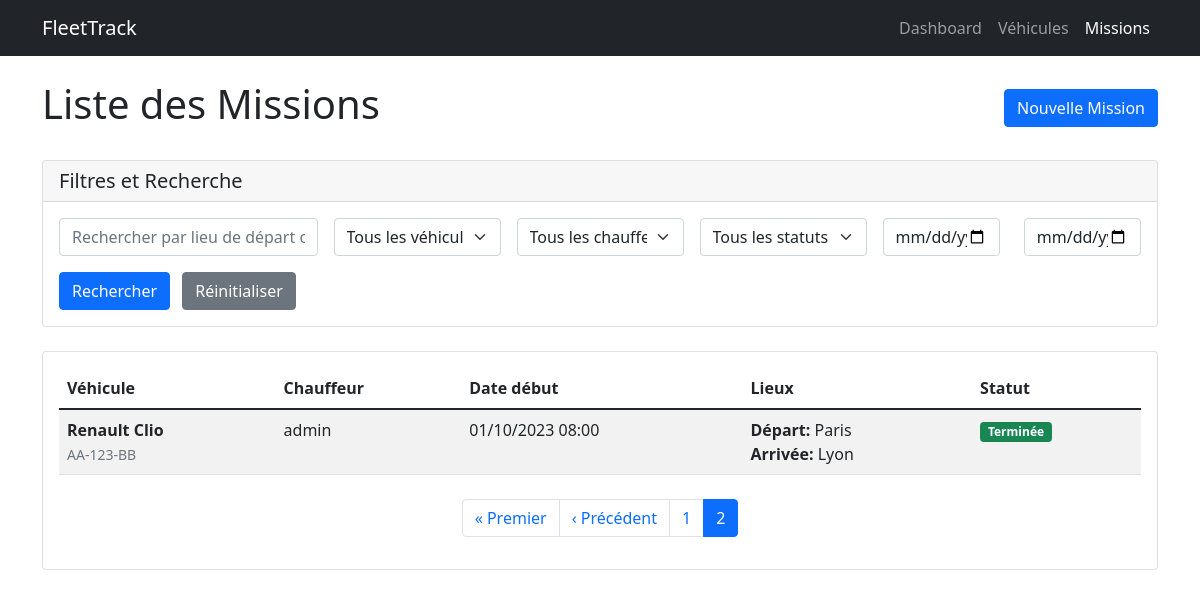
Screenshot of /fleet/missions/?page=2 with the database file from the repository.
### fleet_track/models.py (models this page shows, shortened)
class Mission(models.Model):
    vehicule = models.ForeignKey(Vehicule, on_delete=models.CASCADE)
    chauffeur = models.ForeignKey(Chauffeur, on_delete=models.CASCADE)
    date_debut = models.DateTimeField()
    date_fin = models.DateTimeField(null=True, blank=True)
    lieu_depart = models.CharField(max_length=200)
    lieu_arrivee = models.CharField(max_length=200)
    statut = models.CharField(max_length=20, choices=[
        ('planifiee', 'Planifiée'),
        ('en_cours', 'En cours'),
        ('terminee', 'Terminée'),
        ('annulee', 'Annulée')
    ], default='planifiee')

class Vehicule(models.Model):
    marque = models.CharField(max_length=50)
    modele = models.CharField(max_length=50)
    immatriculation = models.CharField(max_length=20, unique=True)
    date_mise_en_service = models.DateField()
    kilometrage_actuel = models.IntegerField(default=0)
    carburant_type = models.CharField(max_length=20, choices=[
        ('essence', 'Essence'),
        ('diesel', 'Diesel'),
        ('electrique', 'Électrique')
    ])
    statut = models.CharField(max_length=20, choices=[
        ('disponible', 'Disponible'),
        ('en_mission', 'En mission'),
        ('maintenance', 'En maintenance')
    ], default='disponible')
    def __str__(self):
        return f"{self.marque} {self.modele} - {self.immatriculation}"
    marque = models.CharField(max_length=50)
    modele = models.CharField(max_length=50)
    immatriculation = models.CharField(max_length=20, unique=True)
    date_mise_en_service = models.DateField()
    kilometrage_actuel = models.IntegerField(default=0)
    carburant_type = models.CharField(max_length=20, choices=[
        ('essence', 'Essence'),
        ('diesel', 'Diesel'),
        ('electrique', 'Électrique')
    ])
    statut = models.CharField(max_length=20, choices=[
        ('disponible', 'Disponible'),
        ('en_mission', 'En mission'),
        ('maintenance', 'En maintenance')
    ], default='disponible')

class Chauffeur(models.Model):
    user = models.OneToOneField(User, on_delete=models.CASCADE)
    date_embauche = models.DateField()
    permis_numero = models.CharField(max_length=50)
    telephone = models.CharField(max_length=20)
    def __str__(self):
        return f"{self.user.first_name} {self.user.last_name}"

### fleet_track/views.py (the view, shortened to what this page needs)
# urls.py: path('missions/', views.mission_list, name='mission_list'),
def mission_list(request):
    missions = Mission.objects.all().order_by('-date_debut')
    search_form = MissionSearchForm(request.GET)
    if search_form.is_valid():
        search = search_form.cleaned_data.get('search')
        vehicule = search_form.cleaned_data.get('vehicule')
        chauffeur = search_form.cleaned_data.get('chauffeur')
        statut = search_form.cleaned_data.get('statut')
        date_debut_min = search_form.cleaned_data.get('date_debut_min')
        date_debut_max = search_form.cleaned_data.get('date_debut_max')
        if search:
            missions = missions.filter(
                Q(lieu_depart__icontains=search) |
                Q(lieu_arrivee__icontains=search)
            )
        if vehicule:
            missions = missions.filter(vehicule=vehicule)
        if chauffeur:
            missions = missions.filter(chauffeur=chauffeur)
        if statut:
            missions = missions.filter(statut=statut)
        if date_debut_min:
            missions = missions.filter(date_debut__gte=date_debut_min)
        if date_debut_max:
            missions = missions.filter(date_debut__lte=date_debut_max)
    paginator = Paginator(missions, 5)
    page_number = request.GET.get("page")
    page_obj = paginator.get_page(page_number)
    return render(request, 'mission/list.html', {
        'missions': page_obj,
        'page_obj': page_obj,
        'paginator': paginator,
        'search_form': search_form,
    })

### fleet_track/templates/mission/list.html (shortened to what this page needs)
<!DOCTYPE html>
<html>
<head>
    <link href="https://cdn.jsdelivr.net/npm/bootstrap@5.1.3/dist/css/bootstrap.min.css" rel="stylesheet">
</head>
<body>
    <nav class="navbar navbar-expand-lg navbar-dark bg-dark">
        <div class="container">
            <a class="navbar-brand" href="/fleet/">FleetTrack</a>
            <div class="navbar-nav">
                <a class="nav-link" href="/fleet/">Dashboard</a>
                <a class="nav-link" href="/fleet/vehicules/">Véhicules</a>
                <a class="nav-link active" href="/fleet/missions/">Missions</a>
            </div>
        </div>
    </nav>
    <div class="container mt-4">
        <div class="d-flex justify-content-between align-items-center mb-4">
            <h1>Liste des Missions</h1>
            <a href="/fleet/missions/ajouter/" class="btn btn-primary">Nouvelle Mission</a>
        </div>
        <div class="card mb-4">
            <div class="card-header">
                <h5 class="mb-0">Filtres et Recherche</h5>
            </div>
            <div class="card-body">
                <form method="get" class="row g-3">
                    <div class="col-md-3">
                        {{ search_form.search }}
                    </div>
                    <div class="col-md-2">
                        {{ search_form.vehicule }}
                    </div>
                    <div class="col-md-2">
                        {{ search_form.chauffeur }}
                    </div>
                    <div class="col-md-2">
                        {{ search_form.statut }}
                    </div>
                    <div class="col-md-3">
                        <div class="row">
                            <div class="col-6">
                                {{ search_form.date_debut_min }}
                            </div>
                            <div class="col-6">
                                {{ search_form.date_debut_max }}
                            </div>
                        </div>
                    </div>
                    <div class="col-12">
                        <button type="submit" class="btn btn-primary me-2">Rechercher</button>
                        <a href="/fleet/missions/" class="btn btn-secondary">Réinitialiser</a>
                    </div>
                </form>
            </div>
        </div>
        <div class="card">
            <div class="card-body">
                {% if missions %}
                <table class="table table-striped">
                    <thead>
                        <tr>
                            <th>Véhicule</th>
                            <th>Chauffeur</th>
                            <th>Date début</th>
                            <th>Lieux</th>
                            <th>Statut</th>
                        </tr>
                    </thead>
                    <tbody>
                        {% for mission in missions %}
                        <tr>
                            <td>
                                <strong>{{ mission.vehicule.marque }} {{ mission.vehicule.modele }}</strong><br>
                                <small class="text-muted">{{ mission.vehicule.immatriculation }}</small>
                            </td>
                            <td>
                                {% if mission.chauffeur.user.get_full_name %}
                                    {{ mission.chauffeur.user.get_full_name }}
                                {% else %}
                                    {{ mission.chauffeur.user.username }}
                                {% endif %}
                            </td>
                            <td>{{ mission.date_debut|date:"d/m/Y H:i" }}</td>
                            <td>
                                <strong>Départ:</strong> {{ mission.lieu_depart }}<br>
                                <strong>Arrivée:</strong> {{ mission.lieu_arrivee }}
                            </td>
                            <td>
                                <span class="badge
                                    {% if mission.statut == 'planifiee' %}bg-info
                                    {% elif mission.statut == 'en_cours' %}bg-warning
                                    {% elif mission.statut == 'terminee' %}bg-success
                                    {% else %}bg-danger{% endif %}">
                                    {{ mission.get_statut_display }}
                                </span>
                            </td>
                        </tr>
                        {% endfor %}
                    </tbody>
                </table>
                <nav>
                    <ul class="pagination justify-content-center mt-4">
                        {% if missions.has_previous %}
                            <li class="page-item">
                                <a class="page-link" href="?page=1">« Premier</a>
                            </li>
                            <li class="page-item">
                                <a class="page-link" href="?page={{ missions.previous_page_number }}">‹ Précédent</a>
                            </li>
                        {% endif %}
                        {% for num in missions.paginator.page_range %}
                            {% if missions.number == num %}
                                <li class="page-item active">
                                    <span class="page-link">{{ num }}</span>
                                </li>
                            {% elif num > missions.number|add:-3 and num < missions.number|add:3 %}
                                <li class="page-item">
                                    <a class="page-link" href="?page={{ num }}">{{ num }}</a>
                                </li>
                            {% endif %}
                        {% endfor %}
                    </ul>
                </nav>
                {% else %}
                <div class="text-center py-4">
                    <h5 class="text-muted">Aucune mission enregistrée</h5>
                    <p class="text-muted">Commencez par créer votre première mission</p>
                    <a href="/fleet/missions/ajouter/" class="btn btn-primary">Créer une mission</a>
                </div>
                {% endif %}
            </div>
        </div>
    </div>
</body>
</html>

### rows the page displays
Mission: vehicule.marque "Renault", vehicule.modele "Clio", vehicule.immatriculation "AA-123-BB", chauffeur.user.username "admin", date_debut "01/10/2023 08:00", lieu_depart "Paris", lieu_arrivee "Lyon", statut "Terminée"

### other values shown
{{ num }} "1"
{{ num }} "2"
